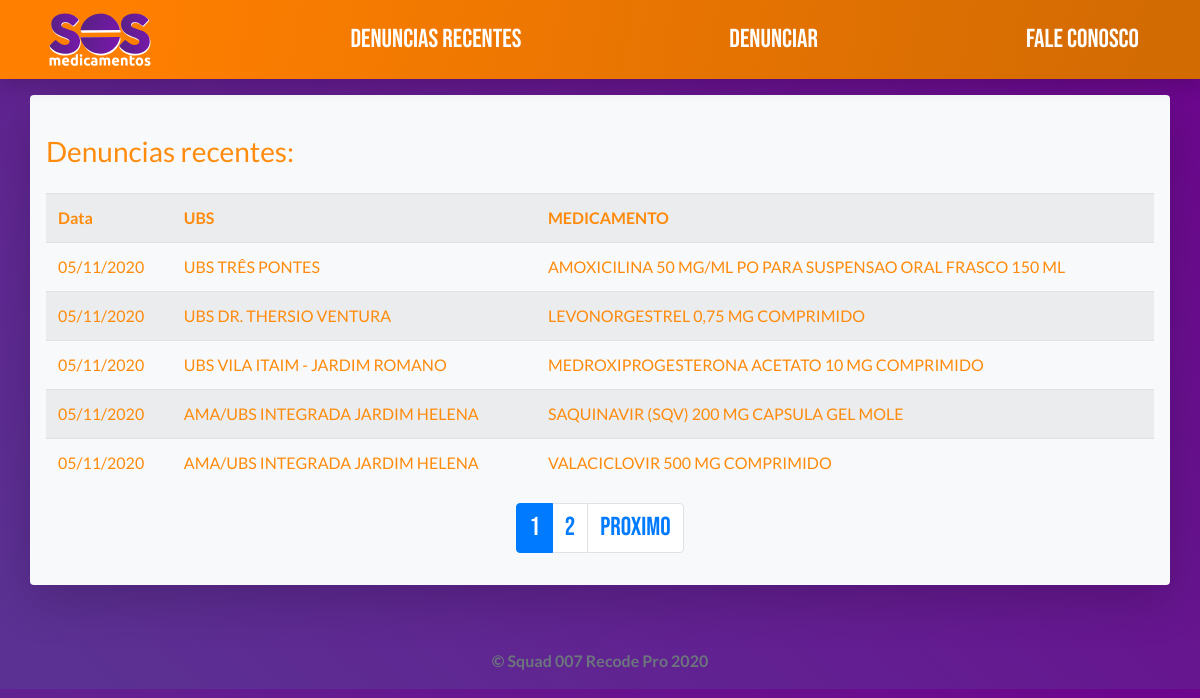
The page /lista_denuncias.php on the database its author committed.
### tables this page shows
CREATE TABLE `denuncia` (
  `id` int NOT NULL AUTO_INCREMENT PRIMARY KEY,
  `email` varchar(100),
  `telefone` int,
  `ubs_id` int,
  `medicamento_id` varchar(20) NOT NULL,
  `comentario` varchar (1000),
  `data_ocorrencia` date,
  `data_denuncia` datetime DEFAULT NOW()
);

CREATE TABLE `ubs` (
  `id` int AUTO_INCREMENT PRIMARY KEY,
  `nomeUbs` varchar(150),
  `descricao` varchar(500),
  `telefone` varchar(30),
  `endereco` varchar(100),
  `bairro` varchar(100),
  `distrito` varchar(100),
  `zona` char(2),
  `cidade` varchar(150),
  `uf` char(2),
  `cep` varchar(20),
  `latitude` varchar(20),
  `longitude` varchar(20),
  `cadastrado_por_id` varchar(20),
  `data_cadastro` datetime DEFAULT NOW()
);

CREATE TABLE `medicamento` (
  `id` varchar(20) NOT NULL PRIMARY KEY,
  `nome` varchar(200) NOT NULL,
  `observacao` varchar(500),
  `cadastrado_por_id` varchar(20) NOT NULL,
  `data_cadastro` datetime DEFAULT NOW()
);

### lista_denuncias.php (the view, shortened to what this page needs)
<?php
$servername = "localhost";
$username = "root";
$password = "";
$database = "sosmedicamentos";
$conn = mysqli_connect($servername, $username, $password, $database);
$pag = (isset($_GET['pagina'])) ? $_GET['pagina'] : 1;
$busca = "SELECT * FROM denuncia INNER JOIN ubs ON denuncia.ubs_id = ubs.id INNER JOIN medicamento ON denuncia.medicamento_id = medicamento.id; ";
$todos = mysqli_query($conn, "$busca");
$registros = 5;
$tr = mysqli_num_rows($todos);
$tp = ceil($tr / $registros);
$inicio = ($registros * $pag) - $registros;
$buscaPaginada = "SELECT * FROM denuncia INNER JOIN ubs ON denuncia.ubs_id = ubs.id INNER JOIN medicamento ON denuncia.medicamento_id = medicamento.id LIMIT $inicio,$registros";
$registrosPaginados = mysqli_query($conn, "$buscaPaginada");
$proximo = $pag + 1;
?>
<!DOCTYPE html>
<html lang="pt-br">
<head>
</head>
<body>
  <main>
    <div class="container my-3 mb-5 p-3 bg-light rounded shadow-lg">
      <h3 class="mt-4 mb-4">Denuncias recentes:</h3>
      <table class="table table-striped">
        <tr>
          <th scope="col">Data</th>
          <th scope="col">UBS</th>
          <th scope="col">MEDICAMENTO</th>
        </tr>
        <tr>
          <?php
          if ($registrosPaginados->num_rows > 0) {
            while ($rows = $registrosPaginados->fetch_assoc()) {
          ?>
              <td><?php echo date('d/m/Y', strtotime($rows['data_denuncia'])); ?></td>
              <td><?php echo $rows['nomeUbs']; ?></td>
              <td><?php echo $rows['nome']; ?></td>
        </tr>
        <?php
            }
          } else {
            echo "Nenhuma denuncia feita ainda!!!";
          }
        ?>
      </table>
      <nav class="d-flex justify-content-center" aria-label="Page navigation">
        <ul class="pagination">
          <?php
          for ($i = 1; $i <= $tp; $i++) {
            if ($pag == $i) {
              echo "<li class='page-item active'><a class='page-link' href='?pagina=$i'>$i</a></li>";
            } else {
              echo "<li class='page-item'><a class='page-link' href='?pagina=$i'>$i</a></li>";
            }
          }
          ?>
          <?php
          if ($pag < $tp) {
          ?>
            <li class="page-item"><a class="page-link" href="?pagina=<?= $proximo; ?>">Proximo</a></li>
          <?php } ?>
        </ul>
      </nav>
    </div>
  </main>
</body>
</html>

### lista_denuncias.php (style rules this page uses)
body { color: #ff8b0d; background: linear-gradient(223deg, rgb(109,5,141) 0%, rgb(91,49,147) 95%); }

### rows shown on the page
denuncia: data_denuncia "05/11/2020", ubs.nomeUbs "UBS TRÊS PONTES", medicamento.nome "AMOXICILINA 50 MG/ML PO PARA SUSPENSAO ORAL FRASCO 150 ML"
denuncia: data_denuncia "05/11/2020", ubs.nomeUbs "UBS DR. THERSIO VENTURA", medicamento.nome "LEVONORGESTREL 0,75 MG COMPRIMIDO"
denuncia: data_denuncia "05/11/2020", ubs.nomeUbs "UBS VILA ITAIM - JARDIM ROMANO", medicamento.nome "MEDROXIPROGESTERONA ACETATO 10 MG COMPRIMIDO"
denuncia: data_denuncia "05/11/2020", ubs.nomeUbs "AMA/UBS INTEGRADA JARDIM HELENA", medicamento.nome "SAQUINAVIR (SQV) 200 MG CAPSULA GEL MOLE"
denuncia: data_denuncia "05/11/2020", ubs.nomeUbs "AMA/UBS INTEGRADA JARDIM HELENA", medicamento.nome "VALACICLOVIR 500 MG COMPRIMIDO"
